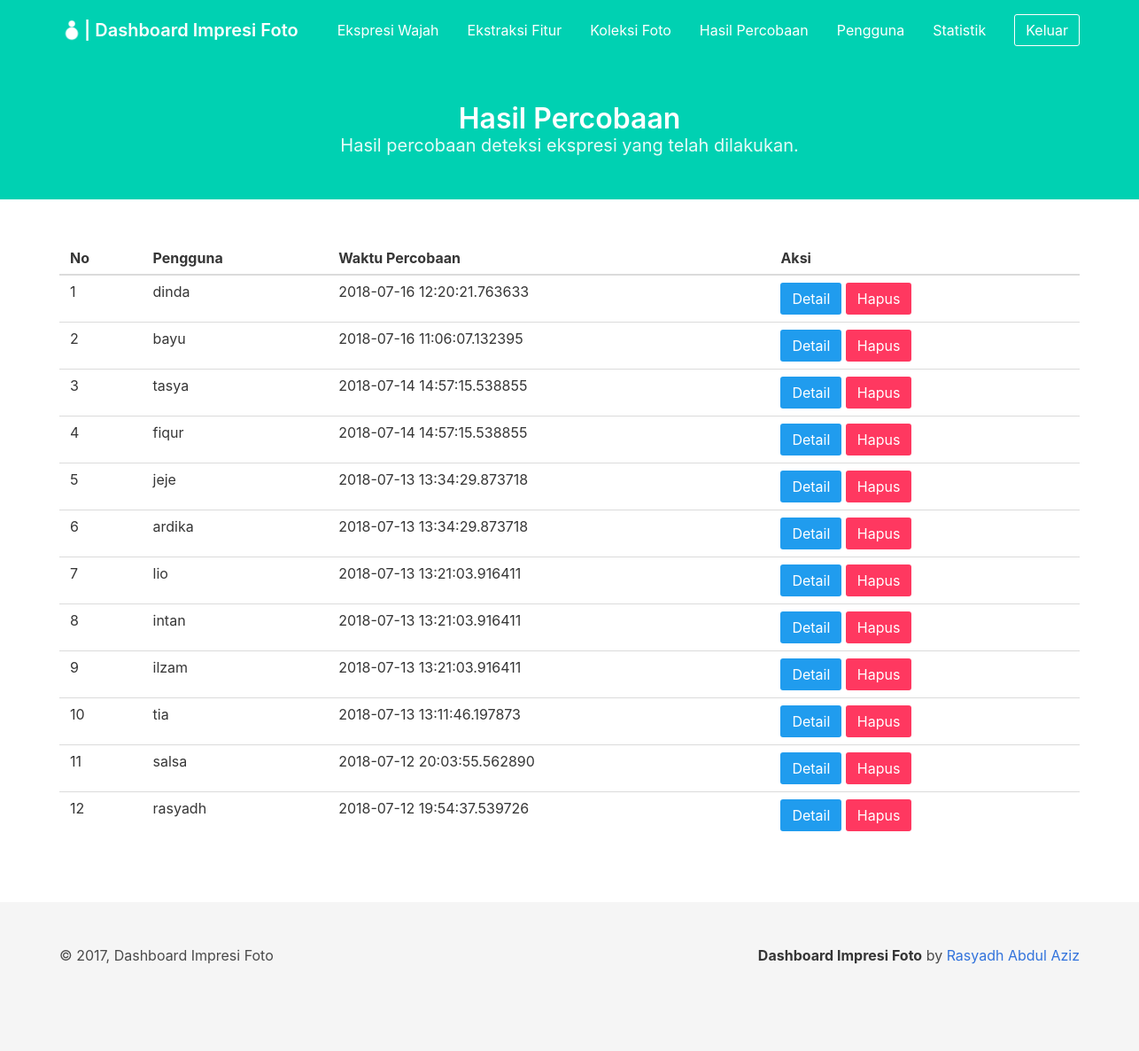
The app's page /dashboard/detection_results/ (signed in) with its own data.
### project/models/result_detection.py (models this page shows, shortened)
class ResultDetection(db.Model):
    __tablename__ = 'result_detection'
    id_result_detection = db.Column(db.Integer, primary_key=True)
    created_at = db.Column(db.DateTime, default=datetime.datetime.now())
    id_user = db.Column(db.Integer, db.ForeignKey('user.id_user'))

### project/models/user.py (models this page shows, shortened)
class User(db.Model):
    __tablename__ = 'user'
    id_user = db.Column(db.Integer, primary_key=True)
    username = db.Column(db.String, unique=True, nullable=False)
    password = db.Column(db.String, nullable=False)
    created_at = db.Column(db.DateTime, default=datetime.datetime.now())

### project/views/dashboard/detection_results.py (the view)
@dashboard_results.route('/dashboard/detection_results/')
def index():
    if session.get('loggedin_admin'):
        try:
            result = db.engine.execute("SELECT rd.id_result_detection, rd.id_user, u.username, rd.created_at FROM result_detection rd, user u WHERE u.id_user = rd.id_user")
            results = []
            for res in result:
                temp = {
                    'id_result_detection': res[0],
                    'id_user': res[1],
                    'username': res[2],
                    'created_at': res[3]
                }
                results.append(temp)
            return render_template('dashboard/detection_results.html',
                title='Hasil Percobaan', results=list(reversed(results)))
        except Exception as e:
            print('error to get detection result')
            print(e)
    return redirect(url_for('auth.login_admin'))

### project/templates/dashboard/detection_results.html (shortened to what this page needs)
{% extends 'dashboard/base_dashboard.html' %} {% block content %}
<section class="hero is-primary">
    <div class="hero-body">
        <div class="container has-text-centered">
            <h1 class="title">
                Hasil Percobaan
            </h1>
            <h2 class="subtitle">
                Hasil percobaan deteksi ekspresi yang telah dilakukan.
            </h2>
        </div>
    </div>
</section>
<section class="section">
    <div class="container" id="result_table">
        <table class="table is-hoverable is-fullwidth">
            <thead>
                <tr>
                    <th>No</th>
                    <th>Pengguna</th>
                    <th>Waktu Percobaan</th>
                    <th>Aksi</th>
                </tr>
            </thead>
            <tbody>
                {% if results %} {% for res in results %}
                <tr>
                    <td>{{ results.index(res) + 1 }}</td>
                    <td>{{ res.username }}</td>
                    <td>{{ res.created_at }}</td>
                    <td>
                        <button class="button is-info" onclick="detail_result('{{ res.id_result_detection }}', '{{ res.created_at }}', '{{ res.username }}')">Detail</button>
                        <a class="button is-danger" href="/dashboard/detection_results/delete/{{ res.id_result_detection }}">Hapus</a>
                    </td>
                </tr>
                {% endfor %} {% else %}
                <tr>
                    <td colspan="4" class="has-text-centered">Belum ada hasil percobaan</td>
                </tr>
                {% endif %}
            </tbody>
        </table>
    </div>
</section>
{% endblock %}

### records on screen
ResultDetection: results "1", username "dinda", created_at "2018-07-16 12:20:21.763633"
ResultDetection: results "2", username "bayu", created_at "2018-07-16 11:06:07.132395"
ResultDetection: results "3", username "tasya", created_at "2018-07-14 14:57:15.538855"
ResultDetection: results "4", username "fiqur", created_at "2018-07-14 14:57:15.538855"
ResultDetection: results "5", username "jeje", created_at "2018-07-13 13:34:29.873718"
ResultDetection: results "6", username "ardika", created_at "2018-07-13 13:34:29.873718"
ResultDetection: results "7", username "lio", created_at "2018-07-13 13:21:03.916411"
ResultDetection: results.index(res)+1 "8", username "intan", created_at "2018-07-13 13:21:03.916411"
ResultDetection: results "9", username "ilzam", created_at "2018-07-13 13:21:03.916411"
ResultDetection: results "10", username "tia", created_at "2018-07-13 13:11:46.197873"
ResultDetection: results "11", username "salsa", created_at "2018-07-12 20:03:55.562890"
ResultDetection: results "12", username "rasyadh", created_at "2018-07-12 19:54:37.539726"
